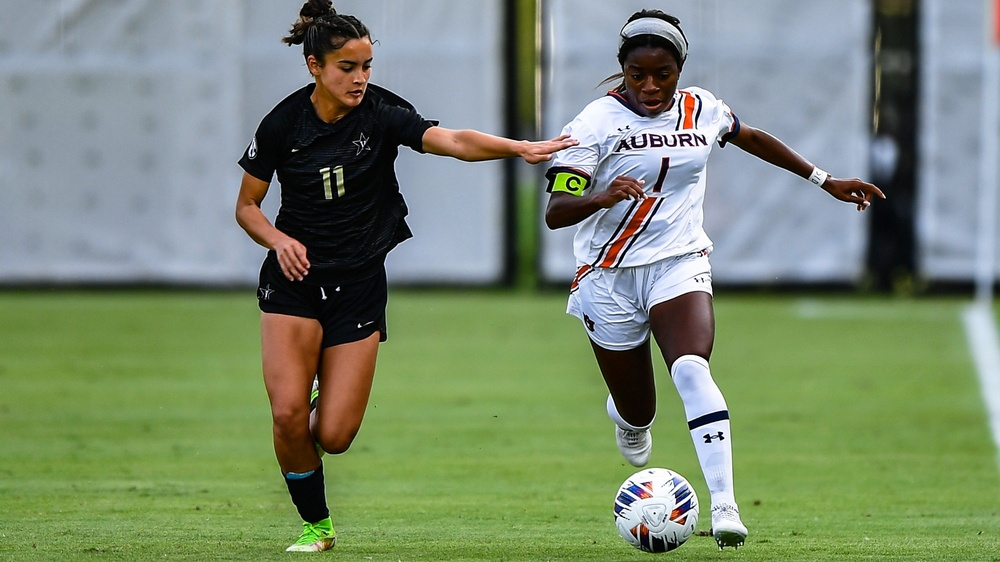
#> input picture wk03/soccer.jpg, 1000 x 562 px, shrunk from 2000 x 1125 before the run
$ jupyter execute 3-3.ipynb
#> lines starting #> are read from the running program, lines starting #| are printed output that depends on the picture; after the words box and inside, x2 and y2 are one past the last pixel; in counts of white or black regions, pixels touching at a corner belong together
[cell 1]
import cv2 as cv
import sys

[cell 2]
img=cv.imread('./soccer.jpg')
#> img is the input picture: shape (562, 1000, 3); mean B, G, R 112.4, 138.1, 122
gray = cv.cvtColor(img, cv.COLOR_BGR2GRAY)
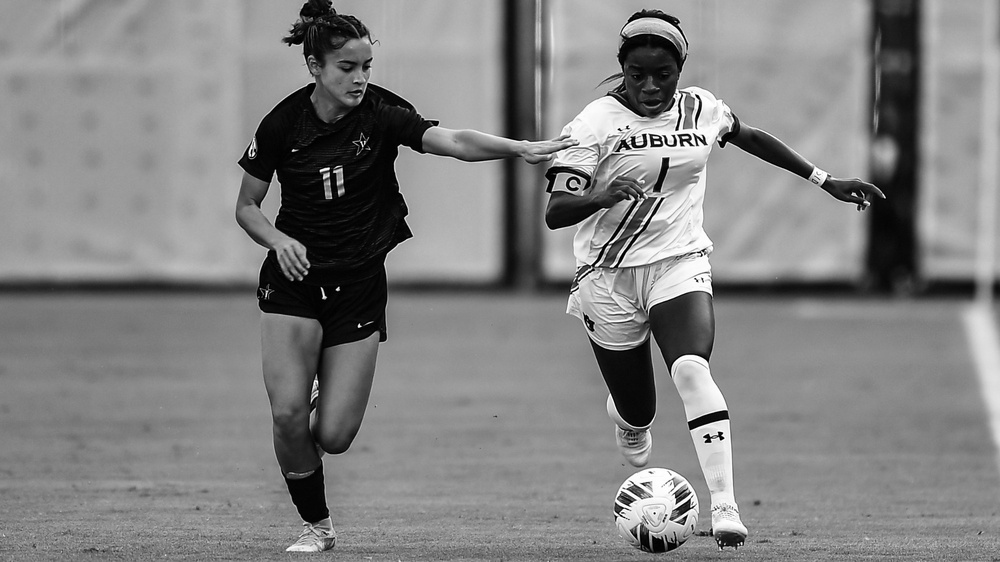
#> gray: shape (562, 1000); min 0, max 255, mean 130.3

[cell 3]
t,bin_img=cv.threshold(img[:,:,2],0,255,cv.THRESH_BINARY+cv.THRESH_OTSU)
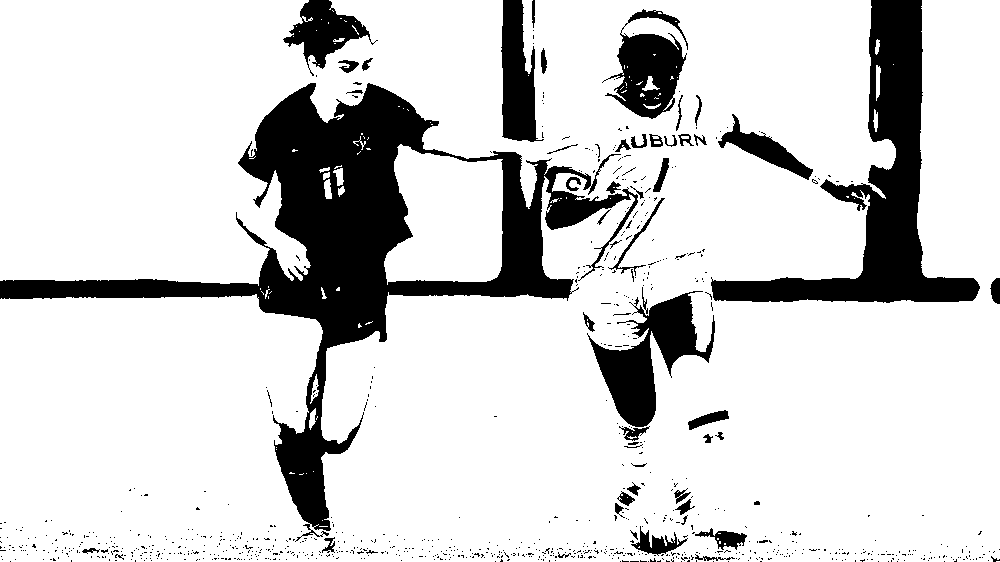
#> bin_img: shape (562, 1000); 82.8% white; 878 black regions (820 under 20 px), largest, box (x1, y1, x2, y2) and area: (0, 83, 638, 542) 49655, (711, 0, 980, 303) 20183, (587, 291, 715, 427) 6639
#> t = 86
print('오츄 알고리즘이 찾은 최적 임곗값=',t)
#| 오츄 알고리즘이 찾은 최적 임곗값= 86.0

[cell 4]
t,bin_img_gray=cv.threshold(gray,0,255,cv.THRESH_BINARY+cv.THRESH_OTSU)
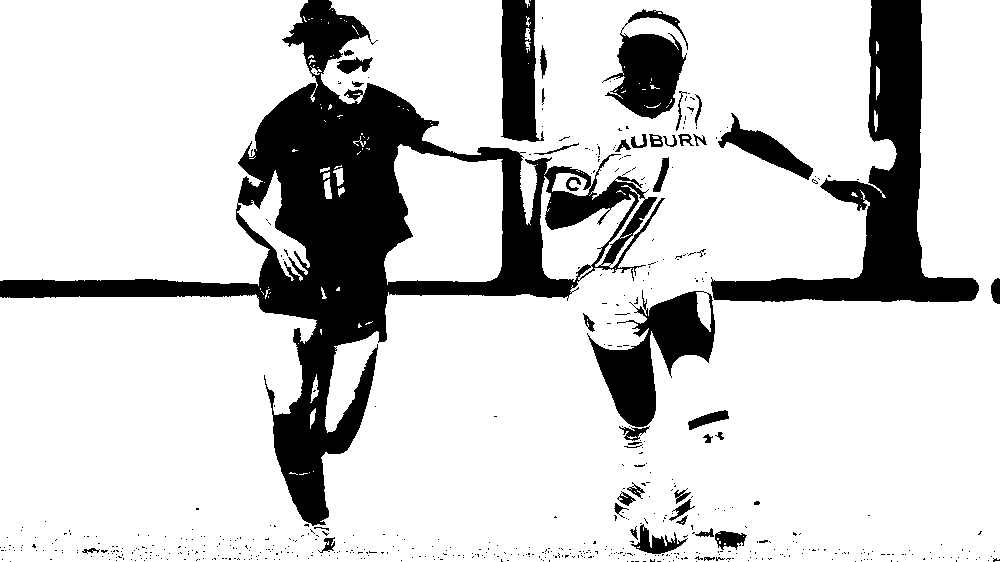
#> bin_img_gray: shape (562, 1000); 81.4% white; 576 black regions (531 under 20 px), largest, box (x1, y1, x2, y2) and area: (0, 0, 665, 526) 60039, (711, 0, 979, 302) 20222, (587, 290, 715, 427) 7290
#> t = 93
print('오츄 알고리즘이 찾은 최적 임곗값=',t)
#| 오츄 알고리즘이 찾은 최적 임곗값= 93.0

[cell 5]
cv.imshow('Color', img)
cv.imshow('Color Gray',gray)
cv.imshow('Color Gray binarization',bin_img_gray)
cv.imshow('R channel',img[:,:,2])			# R 채널 영상
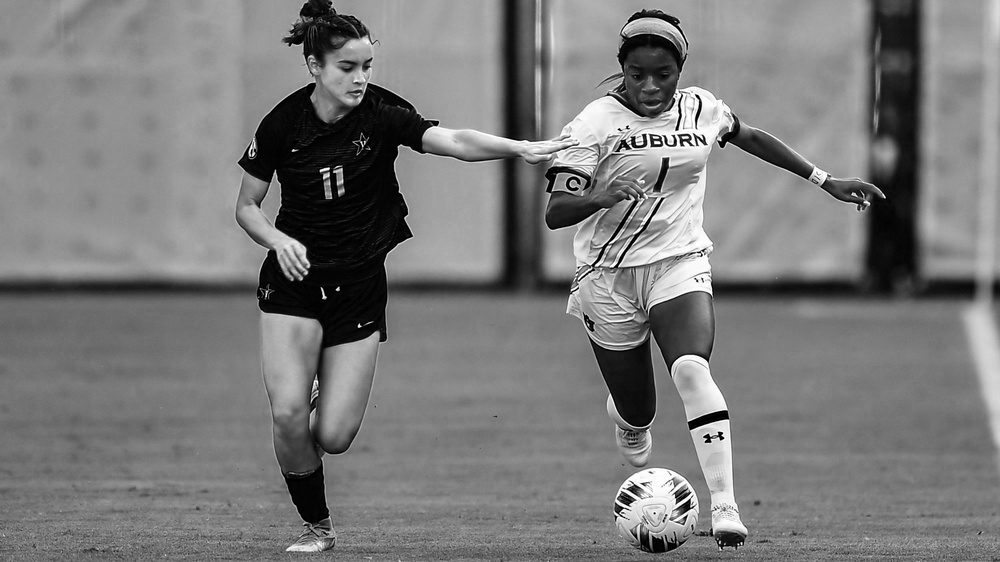
#> window 'R channel': shape (562, 1000); min 0, max 255, mean 122
cv.imshow('R channel binarization',bin_img)	# R 채널 이진화 영상
cv.waitKey()
cv.destroyAllWindows()

$ run again, with wk03/girl_laughing.jpg copied over wk03/soccer.jpg
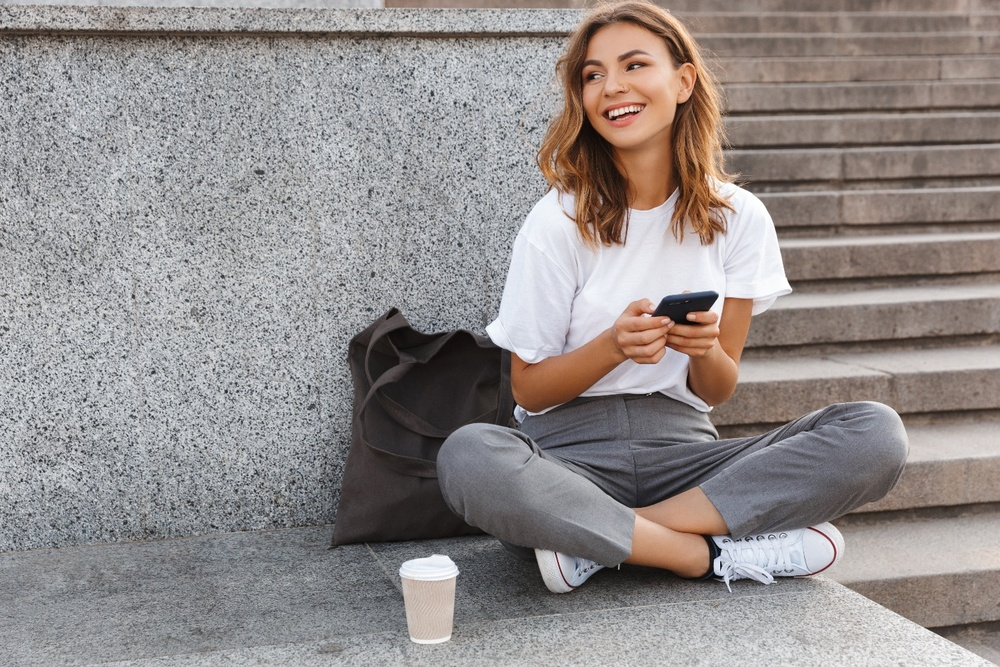
#> input picture wk03/girl_laughing.jpg, 1000 x 667 px, shrunk from 1440 x 960 before the run
#> img is the input picture: shape (667, 1000, 3); mean B, G, R 139.3, 140.6, 146.9
#> `t,bin_img=cv.threshold(img[:,:,2],0,255,cv.THRESH_BINARY+cv.THRESH_OTSU)`:
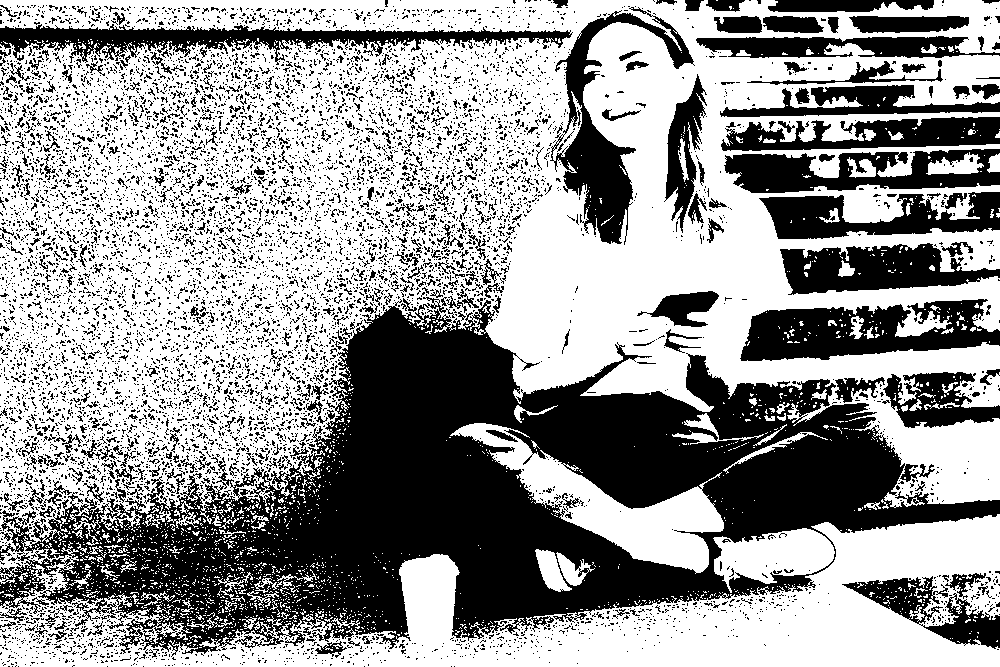
#> bin_img: shape (667, 1000); 59.4% white; 8941 black regions (8521 under 20 px), largest, box (x1, y1, x2, y2) and area: (0, 297, 1000, 657) 141741, (740, 299, 1000, 361) 9807, (0, 24, 573, 65) 8806
#> t = 139
#| 오츄 알고리즘이 찾은 최적 임곗값= 139.0
#> bin_img_gray: shape (667, 1000); 53.7% white; 8922 black regions (8573 under 20 px), largest, box (x1, y1, x2, y2) and area: (0, 291, 1000, 654) 167745, (0, 4, 735, 247) 29744, (652, 0, 1000, 60) 13894
#| 오츄 알고리즘이 찾은 최적 임곗값= 139.0
#> `cv.imshow('R channel',img[:,:,2])`:
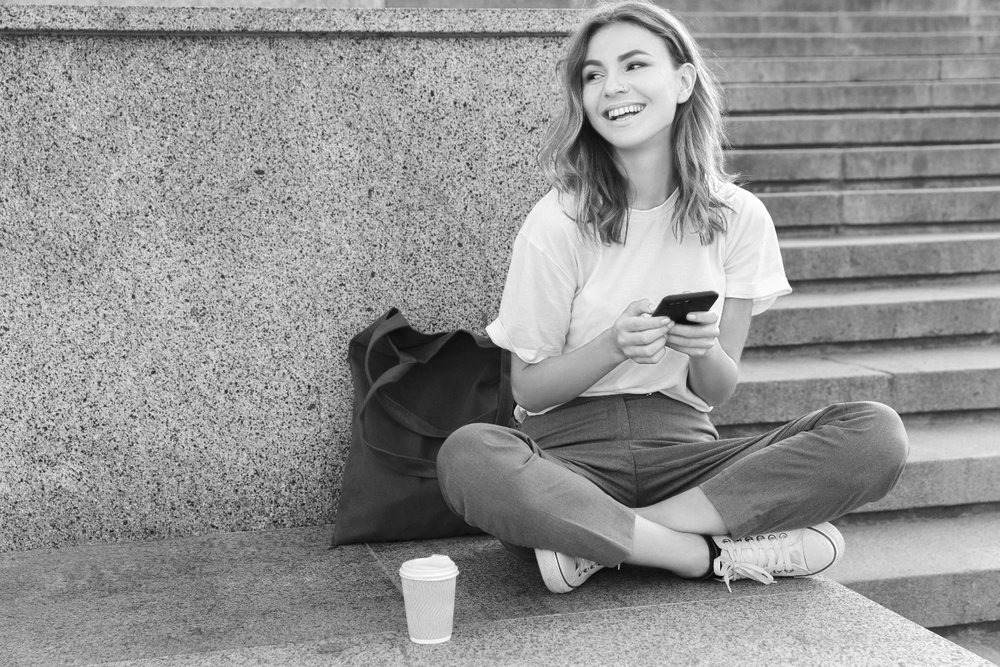
#> window 'R channel': shape (667, 1000); min 3, max 255, mean 146.9

$ run again, with wk03/mistyroad.jpg copied over wk03/soccer.jpg
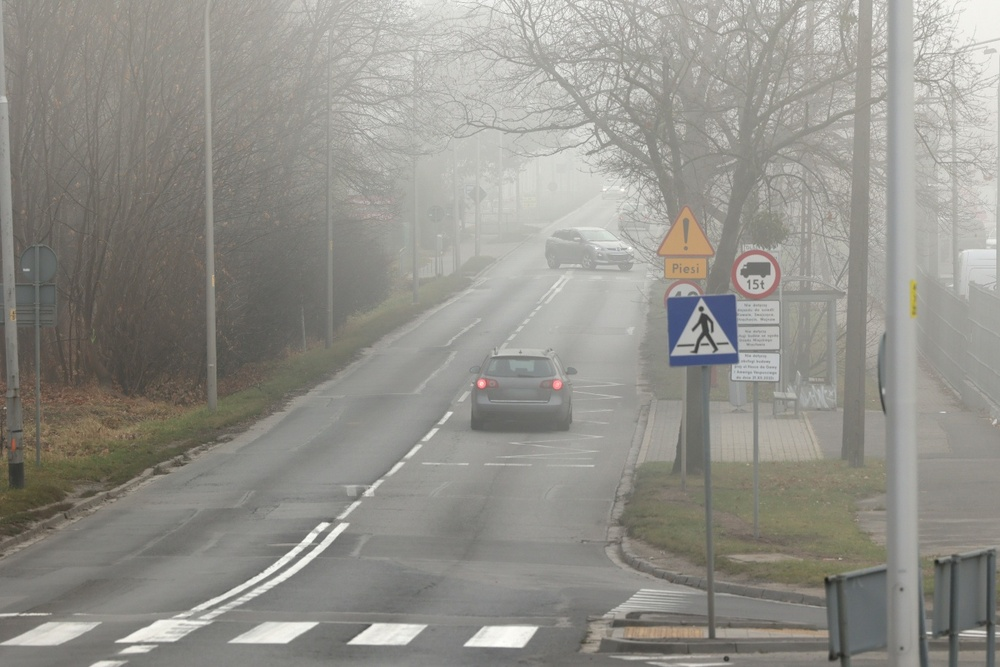
#> input picture wk03/mistyroad.jpg, 1000 x 667 px, shrunk from 1368 x 912 before the run
#> img is the input picture: shape (667, 1000, 3); mean B, G, R 138.7, 145, 146.5
#> `t,bin_img=cv.threshold(img[:,:,2],0,255,cv.THRESH_BINARY+cv.THRESH_OTSU)`:
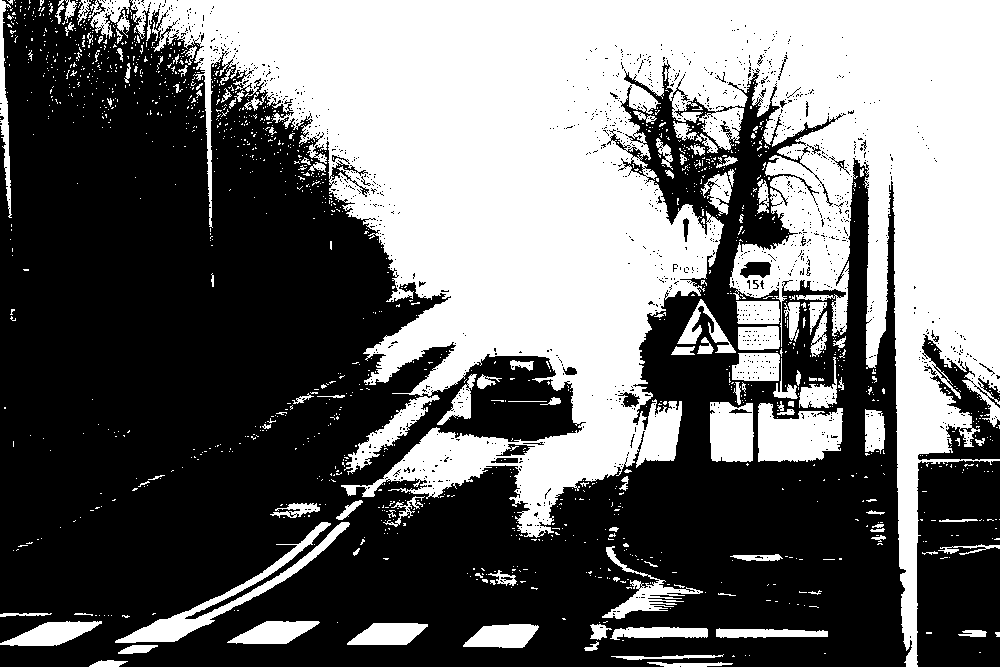
#> bin_img: shape (667, 1000); 42.5% white; 1448 white regions (1327 under 20 px), largest, box (x1, y1, x2, y2) and area: (130, 0, 1000, 667) 240643, (115, 522, 350, 643) 3881, (758, 403, 843, 462) 3794
#> `t,bin_img=cv.threshold(img[:,:,2],0,255,cv.THRESH_BINARY+cv.THRESH_OTSU)`: t = 150
#| 오츄 알고리즘이 찾은 최적 임곗값= 150.0
#> `t,bin_img_gray=cv.threshold(gray,0,255,cv.THRESH_BINARY+cv.THRESH_OTSU)`:
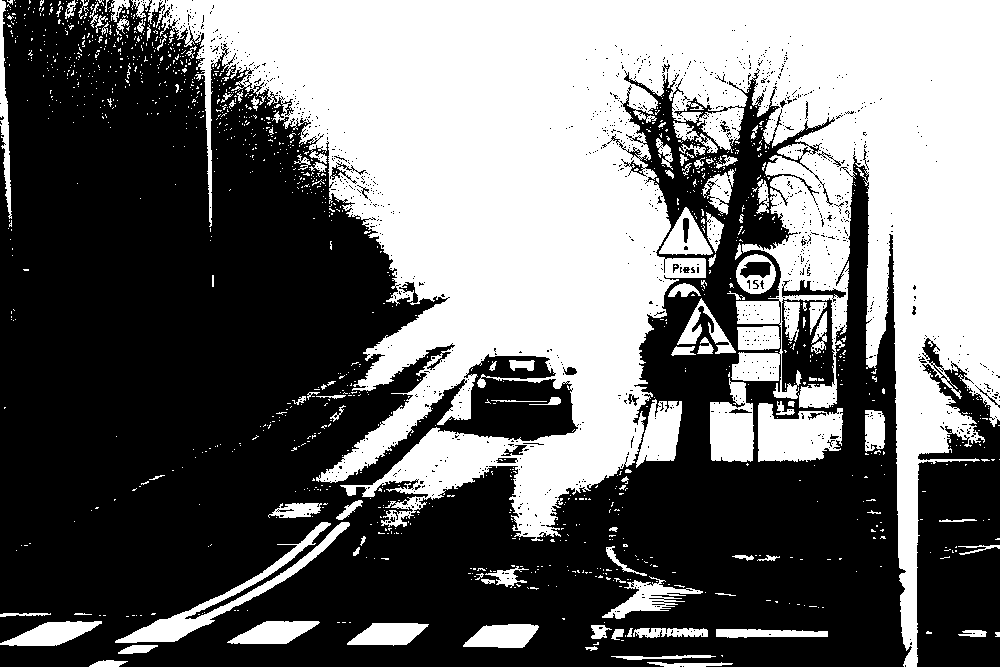
#> bin_img_gray: shape (667, 1000); 43% white; 1332 white regions (1217 under 20 px), largest, box (x1, y1, x2, y2) and area: (148, 0, 1000, 667) 246041, (115, 522, 350, 643) 3914, (758, 403, 843, 462) 3716
#> `t,bin_img_gray=cv.threshold(gray,0,255,cv.THRESH_BINARY+cv.THRESH_OTSU)`: t = 148
#| 오츄 알고리즘이 찾은 최적 임곗값= 148.0
